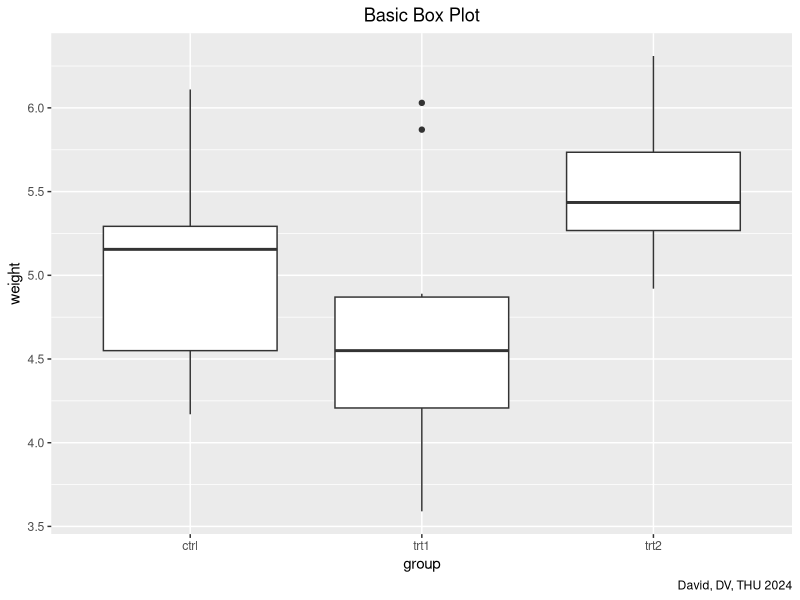
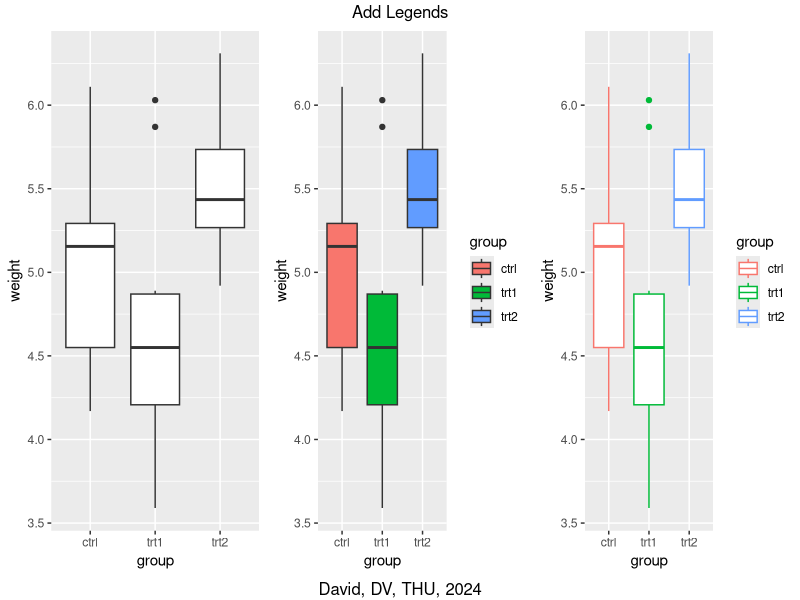

The R script that drew these images, in order:
## ---- chunk 1
library(ggplot2)
ggplot(PlantGrowth, aes(x = group, y = weight)) +
  geom_boxplot() +
  labs(title = 'Basic Box Plot', 
       caption = 'David, DV, THU 2024') +
  theme(plot.title = element_text(hjust = 0.5))

## ---- chunk 2
library(gridExtra)

d1 <- ggplot(PlantGrowth, aes(x = group, y = weight)) +
  geom_boxplot()
d2 <- ggplot(PlantGrowth, aes(x = group, y = weight, fill = group)) +
  geom_boxplot()
d3 <- ggplot(PlantGrowth, aes(x = group, y = weight, color = group)) + 
  geom_boxplot()

grid.arrange(d1, d2, d3, ncol = 3, top = 'Add Legends', bottom = 'David, DV, THU, 2024')
